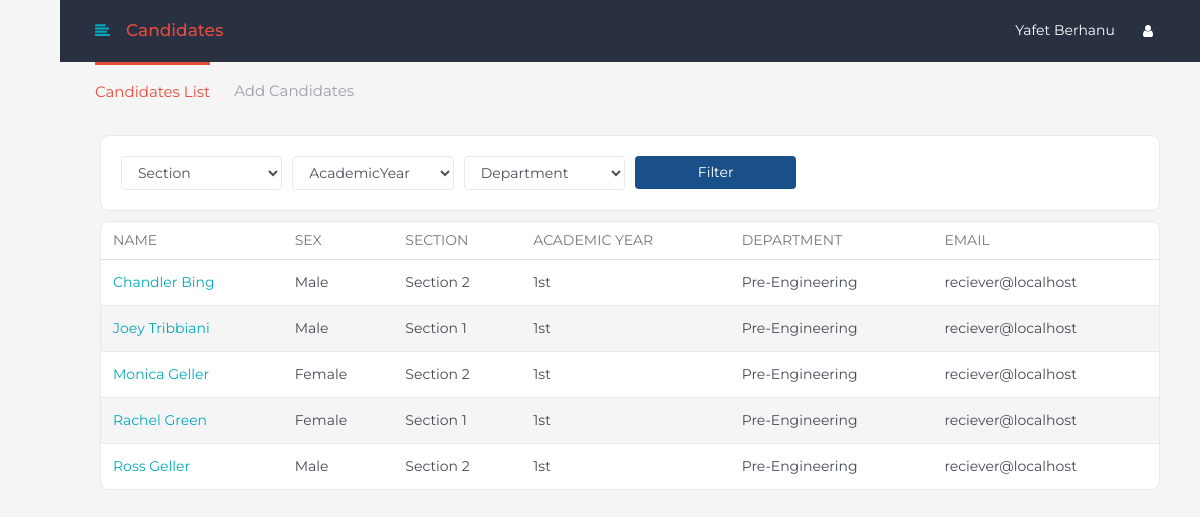
Page /conductor/candidate-list.php (signed in) on the committed database.
### tables this page shows
CREATE TABLE `conductor` (
  `username` varchar(25) NOT NULL,
  `password` varchar(256) NOT NULL,
  `prefix` enum('Mr.','Mrs.','Mr.','Dr.','Prof.') NOT NULL,
  `firstName` varchar(50) NOT NULL,
  `lastName` varchar(50) NOT NULL,
  `role` varchar(200) NOT NULL,
  `email` varchar(50) NOT NULL
);

CREATE TABLE `candidate` (
  `candidateId` varchar(25) NOT NULL,
  `password` varchar(256) NOT NULL,
  `firstName` varchar(50) NOT NULL,
  `lastName` varchar(50) NOT NULL,
  `sex` char(1) NOT NULL,
  `candidateImage` varchar(500) NOT NULL,
  `registrationDate` datetime NOT NULL,
  `sectionId` int(6) NOT NULL,
  `email` varchar(50) NOT NULL
);

CREATE TABLE `section` (
  `sectionId` int(6) NOT NULL,
  `sectionName` varchar(9) NOT NULL,
  `academicYear` int(1) NOT NULL,
  `department` varchar(50) NOT NULL
);

### conductor/candidate-list.php (the view, shortened to what this page needs)
<?php
require('../config.php');
$conductorId=$_SESSION['conductorId'];
$cnQuery="SELECT firstName AS fn,lastName AS lsn  FROM conductor WHERE username='".$conductorId."'";
$cnResult=mysqli_query($con,$cnQuery) or die('Error to send query');
$cnRow=mysqli_fetch_assoc($cnResult) or die('Error to fetch query');
$conductorName=$cnRow['fn']." ".$cnRow['lsn'];
?>
<!doctype html>
<html lang="en" dir="ltr">
<head>
<link rel="stylesheet" href="../assets/plugins/bootstrap/css/bootstrap.min.css" />
<link rel="stylesheet" href="https://cdnjs.cloudflare.com/ajax/libs/font-awesome/4.7.0/css/font-awesome.min.css">
<link rel="stylesheet" href="../assets/css/main.css"/>
<link rel="stylesheet" href="../assets/css/theme1.css"/>
</head>
<body class="font-montserrat">
    <div class="page">
        <div id="page_top" class="section-body top_dark">
            <div class="container-fluid">
                <div class="page-header">
                    <div class="left">
                        <a href="javascript:void(0)" class="icon menu_toggle mr-3"><i class="fa  fa-align-left"></i></a>
                        <h1 class="page-title">Candidates</h1>
                    </div>
                    <div class="right">
                      <div class="notification d-flex">
                          <div class="dropdown d-flex">
                              <a class="nav-link  d-none d-md-flex btn btn-default btn-icon ml-2"><?php echo $conductorName;?></a>
                          </div>
                      </div>
                        <div class="notification d-flex">
                            <div class="dropdown d-flex">
                                <a class="nav-link icon d-none d-md-flex btn btn-default btn-icon ml-2" data-toggle="dropdown"><i class="fa fa-user"></i></a>
                            </div>
                        </div>
                    </div>
                </div>
            </div>
        </div>
		<div class="section-body">
      <div class="container-fluid">
               <div class="d-flex justify-content-between align-items-center">
                   <ul class="nav nav-tabs page-header-tab">
                       <li class="nav-item"><a class="nav-link active" data-toggle="tab" href="#todo-list">Candidates List</a></li>
                       <li class="nav-item"><a class="nav-link" data-toggle="tab" href="#todo-add">Add Candidates</a></li>
                   </ul>
               </div>
           </div>
        </div>
            <div class="section-body mt-3">
            <div class="container-fluid">
                  <div class="tab-content">
                  <div class="tab-pane fade show active" id="todo-list" role="tabpanel">
                  <form action="<?=$_SERVER['PHP_SELF']?>" method="POST">
                  <div class="col-12">
                        <div class="card">
                            <div class="card-body">
                                <div class="row">
                                  <div class="col-lg-2 col-md-4 col-sm-6">
                                      <div class="input-group">
                                                <select name="sectionFilter" class="form-control show-tick">
                                                    <option value='all' selected hidden>Section</option>
                                                </select>
                                      </div>
                                  </div>
                                    <div class="col-lg-2 col-md-4 col-sm-6">
                                        <div class="input-group">
                                                  <select name='academicYear' class="form-control show-tick">
                                                      <option value='all' selected hidden>AcademicYear</option>
                                                  </select>
                                        </div>
                                    </div>
                                    <div class="col-lg-2 col-md-4 col-sm-6">
                                        <div class="input-group">
                                                  <select name='department' class="form-control show-tick">
                                                      <option selected hidden value='all'>Department</option>
                                                  </select>
                                        </div>
                                    </div>
                                    <div class="col-lg-2 col-md-4 col-sm-6">
                                        <input type='submit' class="btn btn-primary btn-block"  name='filter' value='Filter'>
                                    </div>
                                </div>
                            </div>
                        </div>
                    </div>
                    <div class="col-12">
                        <div class="card">
                            <div class="table-responsive">
                                <table class="table table-hover table-striped table-vcenter mb-0 text-nowrap">
                                    <thead>
                                        <tr>
                                            <th>Name</th>
                                            <th>Sex</th>
                                            <th>Section</th>
                                            <th>Academic Year</th>
                                            <th>Department</th>
                                            <th>Email</th>
                                        </tr>
                                    </thead>
                                    <tbody>
                                      <?php
                                      $cols="c.candidateId AS ci,c.firstName AS fname,c.lastName AS lname,c.sex AS sx,c.email AS email,s.sectionName AS section,s.academicYear AS year,s.department AS depart";
                                      $query="SELECT ".$cols." FROM section s,candidate c  WHERE c.sectionId=s.sectionId";
                                      $result=mysqli_query($con,$query) or die('Error to send query');
                                      if(mysqli_num_rows($result)!=0){
                                      while($row=mysqli_fetch_assoc($result)){
                                        $candidateId=$row['ci'];
                                        if($row['sx']=='m'){
                                          $sex='Male';
                                        }else{
                                          $sex='Female';
                                        }
                                        $year=$row['year'];
                                        if($year==1){
                                            $suffix='st';
                                        }else if($year==2){
                                            $suffix='nd';
                                        }else if($year==3){
                                            $suffix='rd';
                                        }else{
                                            $suffix='th';
                                        }
                                        echo "<tr>
                                                  <td><a href='candidate-detail.php?candidateId=".$candidateId."'>".$row['fname']." ".$row['lname']."</a></td>
                                                  <td><span>".$sex."</span></td>
                                                  <td><span>".$row['section']."</span></td>
                                                  <td>".$year.$suffix."</td>
                                                  <td>".$row['depart']."</td>
                                                  <td><span>".$row['email']."</span></td></tr>";
                                      }
                                    }else{
                                      echo "<tr><td colspan='9' style='text-align:center;'>No candidate found</td></tr>";
                                    }
                                      ?>
                                    </tbody>
                                </table>
                            </div>
                        </div>
                    </div>
                    </form>
                </div>
                </div>
              </div>
            </div>
        </div>
</body>
</html>

### assets/css/theme1.css (style rules this page uses)
a,.btn-link { color:#00A9BD }
.text-green,.text-info,.text-success,.text-danger,.text-primary,.text-warning,.mail-star.active,.page-title { color:#E74C3C !important }
.btn-primary { background:#1A5089;color:#fff;border-color:#1A5089 }
.nav-tabs .nav-link.active { border-color:#E74C3C;color:#E74C3C }
.btn-primary { border:0 }
.table th { color:#747879 }
body { background-color:#f5f5f5 }
.page-header { border-color:#fff }
.page .section-white,.page .section-body { background:#f5f5f5 }
.card { background-color:#fff }
.top_dark { background-color:#283041 !important }

### rows in the picture
conductor: conductorName "Yafet Berhanu"
candidate: firstName "Chandler", lastName "Bing", sex "Male", sectionId.sectionName "Section 2", sectionId.academicYear "1", sectionId.academicYear "st", sectionId.department "Pre-Engineering", email "reciever@localhost"
candidate: firstName "Joey", lastName "Tribbiani", sex "Male", sectionId.sectionName "Section 1", sectionId.academicYear "1", sectionId.academicYear "st", sectionId.department "Pre-Engineering", email "reciever@localhost"
candidate: firstName "Monica", lastName "Geller", sex "Female", sectionId.sectionName "Section 2", sectionId.academicYear "1", sectionId.academicYear "st", sectionId.department "Pre-Engineering", email "reciever@localhost"
candidate: firstName "Rachel", lastName "Green", sex "Female", sectionId.sectionName "Section 1", sectionId.academicYear "1", sectionId.academicYear "st", sectionId.department "Pre-Engineering", email "reciever@localhost"
candidate: firstName "Ross", lastName "Geller", sex "Male", sectionId.sectionName "Section 2", sectionId.academicYear "1", sectionId.academicYear "st", sectionId.department "Pre-Engineering", email "reciever@localhost"
